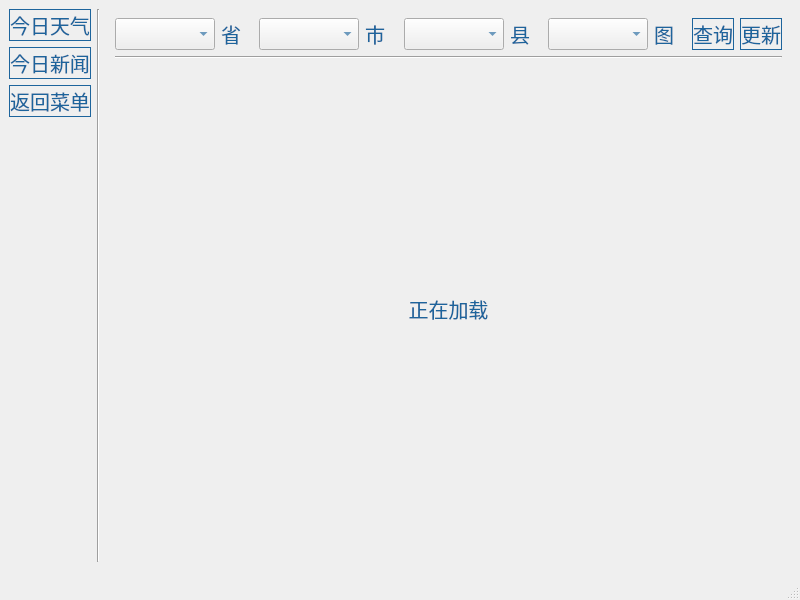
<?xml version="1.0" encoding="UTF-8"?>
<ui version="4.0">
 <class>MainWindow</class>
 <widget class="QMainWindow" name="MainWindow">
  <property name="geometry">
   <rect>
    <x>0</x>
    <y>0</y>
    <width>800</width>
    <height>600</height>
   </rect>
  </property>
  <property name="windowTitle">
   <string>每日资讯</string>
  </property>
  <property name="styleSheet">
   <string notr="true">*{  
    font-family:微软雅黑;
    font-size:20px;
    color: #1d649c;
}
QPushButton{
	border:1px solid #1d649c;
}
QPushButton:hover{
	color: rgb(85, 255, 255);
}
</string>
  </property>
  <widget class="QWidget" name="centralwidget">
   <layout class="QHBoxLayout" name="horizontalLayout_2">
    <item>
     <layout class="QVBoxLayout" name="verticalLayout">
      <item>
       <widget class="QPushButton" name="pushButton_weather">
        <property name="text">
         <string>今日天气</string>
        </property>
       </widget>
      </item>
      <item>
       <widget class="QPushButton" name="pushButton_news">
        <property name="text">
         <string>今日新闻</string>
        </property>
       </widget>
      </item>
      <item>
       <widget class="QPushButton" name="pushButton_Exit">
        <property name="text">
         <string>返回菜单</string>
        </property>
       </widget>
      </item>
      <item>
       <spacer name="verticalSpacer">
        <property name="orientation">
         <enum>Qt::Vertical</enum>
        </property>
        <property name="sizeHint" stdset="0">
         <size>
          <width>20</width>
          <height>40</height>
         </size>
        </property>
       </spacer>
      </item>
     </layout>
    </item>
    <item>
     <widget class="Line" name="line_2">
      <property name="orientation">
       <enum>Qt::Vertical</enum>
      </property>
     </widget>
    </item>
    <item>
     <widget class="QStackedWidget" name="stackedWidget">
      <property name="currentIndex">
       <number>0</number>
      </property>
      <widget class="QWidget" name="page_weather">
       <layout class="QVBoxLayout" name="verticalLayout_2" stretch="0,0,1">
        <item>
         <layout class="QHBoxLayout" name="horizontalLayout">
          <item>
           <widget class="QComboBox" name="comboBox_province"/>
          </item>
          <item>
           <widget class="QLabel" name="label_province">
            <property name="text">
             <string>省</string>
            </property>
           </widget>
          </item>
          <item>
           <widget class="QComboBox" name="comboBox_city"/>
          </item>
          <item>
           <widget class="QLabel" name="label_city">
            <property name="text">
             <string>市</string>
            </property>
           </widget>
          </item>
          <item>
           <widget class="QComboBox" name="comboBox_county"/>
          </item>
          <item>
           <widget class="QLabel" name="label_county">
            <property name="text">
             <string>县</string>
            </property>
           </widget>
          </item>
          <item>
           <widget class="QComboBox" name="comboBox_figure"/>
          </item>
          <item>
           <widget class="QLabel" name="label_figure">
            <property name="text">
             <string>图</string>
            </property>
           </widget>
          </item>
          <item>
           <widget class="QPushButton" name="pushButton_query">
            <property name="text">
             <string>查询</string>
            </property>
           </widget>
          </item>
          <item>
           <widget class="QPushButton" name="pushButton_update">
            <property name="text">
             <string>更新</string>
            </property>
           </widget>
          </item>
         </layout>
        </item>
        <item>
         <widget class="Line" name="line">
          <property name="orientation">
           <enum>Qt::Horizontal</enum>
          </property>
         </widget>
        </item>
        <item>
         <widget class="QLabel" name="label_tu">
          <property name="text">
           <string>正在加载</string>
          </property>
          <property name="alignment">
           <set>Qt::AlignCenter</set>
          </property>
         </widget>
        </item>
       </layout>
      </widget>
      <widget class="QWidget" name="page_news">
       <layout class="QVBoxLayout" name="verticalLayout_4">
        <item>
         <layout class="QHBoxLayout" name="horizontalLayout_3">
          <item>
           <widget class="QLabel" name="label_column">
            <property name="text">
             <string>栏目：</string>
            </property>
           </widget>
          </item>
          <item>
           <widget class="QComboBox" name="comboBox_column"/>
          </item>
          <item>
           <widget class="QLabel" name="label_title">
            <property name="text">
             <string>标题：</string>
            </property>
           </widget>
          </item>
          <item>
           <widget class="QComboBox" name="comboBox_title"/>
          </item>
          <item>
           <widget class="QPushButton" name="pushButton_query_2">
            <property name="text">
             <string>查询</string>
            </property>
           </widget>
          </item>
          <item>
           <widget class="QPushButton" name="pushButton_update_2">
            <property name="text">
             <string>更新</string>
            </property>
           </widget>
          </item>
         </layout>
        </item>
        <item>
         <widget class="Line" name="line_3">
          <property name="orientation">
           <enum>Qt::Horizontal</enum>
          </property>
         </widget>
        </item>
        <item>
         <layout class="QVBoxLayout" name="verticalLayout_3" stretch="1,9">
          <item>
           <widget class="QTextBrowser" name="textBrowser_title">
            <property name="html">
             <string>&lt;!DOCTYPE HTML PUBLIC &quot;-//W3C//DTD HTML 4.0//EN&quot; &quot;http://www.w3.org/TR/REC-html40/strict.dtd&quot;&gt;
&lt;html&gt;&lt;head&gt;&lt;meta name=&quot;qrichtext&quot; content=&quot;1&quot; /&gt;&lt;style type=&quot;text/css&quot;&gt;
p, li { white-space: pre-wrap; }
&lt;/style&gt;&lt;/head&gt;&lt;body style=&quot; font-family:'微软雅黑'; font-size:20px; font-weight:400; font-style:normal;&quot;&gt;
&lt;p style=&quot;-qt-paragraph-type:empty; margin-top:0px; margin-bottom:0px; margin-left:0px; margin-right:0px; -qt-block-indent:0; text-indent:0px;&quot;&gt;&lt;br /&gt;&lt;/p&gt;&lt;/body&gt;&lt;/html&gt;</string>
            </property>
           </widget>
          </item>
          <item>
           <widget class="QTextBrowser" name="textBrowser_content">
            <property name="html">
             <string>&lt;!DOCTYPE HTML PUBLIC &quot;-//W3C//DTD HTML 4.0//EN&quot; &quot;http://www.w3.org/TR/REC-html40/strict.dtd&quot;&gt;
&lt;html&gt;&lt;head&gt;&lt;meta name=&quot;qrichtext&quot; content=&quot;1&quot; /&gt;&lt;style type=&quot;text/css&quot;&gt;
p, li { white-space: pre-wrap; }
&lt;/style&gt;&lt;/head&gt;&lt;body style=&quot; font-family:'微软雅黑'; font-size:20px; font-weight:400; font-style:normal;&quot;&gt;
&lt;p style=&quot;-qt-paragraph-type:empty; margin-top:0px; margin-bottom:0px; margin-left:0px; margin-right:0px; -qt-block-indent:0; text-indent:0px;&quot;&gt;&lt;br /&gt;&lt;/p&gt;&lt;/body&gt;&lt;/html&gt;</string>
            </property>
           </widget>
          </item>
         </layout>
        </item>
       </layout>
      </widget>
     </widget>
    </item>
   </layout>
  </widget>
  <widget class="QMenuBar" name="menubar">
   <property name="geometry">
    <rect>
     <x>0</x>
     <y>0</y>
     <width>800</width>
     <height>33</height>
    </rect>
   </property>
  </widget>
  <widget class="QStatusBar" name="statusbar"/>
 </widget>
 <resources/>
 <connections/>
</ui>
